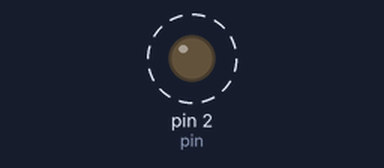
Recording of a program running on a simulated MicroPython board. On the bench: output pins drawn as LEDs (lit = HIGH). Dashed ring = blinking. WiFi joins after 1.5 s; the clock reads 2024-03-15 10:24:30 at power-on unless the program sets it; what the program prints to the serial console is not drawn. At 2.4 s the program stops and its outputs stay as they are.

Above: at 0.05 s.
Timing chart, 0 to 3.0 s (numbered marks = the images above):
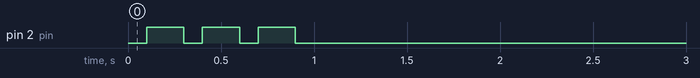

The program:

mp_101.py
```python
import machine
import time
import esp  # micropython utils for an esp board

# test that the board is connected and works by making an LED blink
pin = machine.Pin(2, machine.Pin.OUT)  # my board has an led on pin 2. check docs.

for _ in range(3):
    time.sleep(0.1)
    pin.on()
    time.sleep(0.2)
    pin.off()

# ok i want a board with a built in simple display which can print stuff
print("The light should have blinked a few times!")


# connect to wifi
# check if there is a wifi light on the board
def do_connect(ssid="*****", password="*****", wait=3):
    "connects to the network and returns sta_if"
    import network

    sta_if = network.WLAN(network.STA_IF)

    if not sta_if.isconnected():
        print("connecting to network...")
        sta_if.active(True)
        sta_if.connect(ssid, password)

        # while loop to wait until it connects with a timeout
        timeout = time.time() + wait  # wait seconds from now
        while not sta_if.isconnected():
            if time.time() < timeout:
                pass
            else:
                print("Timed out...")
                break

    print("network config:", sta_if.ifconfig())
    return sta_if


wifi = do_connect()  # often fails to connect, why?
```

Measured:
- by itself, pin 2 (pin): alternates HIGH for 0.20 s and LOW for 0.10 s, 6 changes in all, then stays LOW
